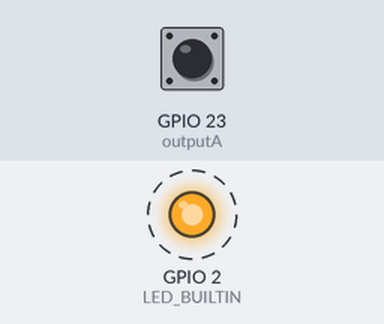
A sketch run on a simulated ESP32. Parts: output pins drawn as LEDs (lit = HIGH). Dashed ring = blinking. Inputs (shaded band) come from the test bench; at power-on: GPIO 23 (outputA) HIGH. The ROS host is connected and sends only what is stated.

Above: at 1.8 s.
Timing chart, 0 to 5.9 s (numbered marks = the images above):
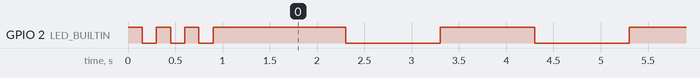

Measured:
- by itself, GPIO 2 (LED_BUILTIN): HIGH → LOW at 0.15 s, → HIGH 0.15 s later, → LOW 0.15 s later, → HIGH 0.15 s later, … (134 changes in this stretch)

The sketch:

encoder_publisher.ino
```cpp
// =============================================
// encoder_publisher.ino
// ESP32 Encoder → rosserial → ROS 1 (Noetic / Ubuntu 20)
//
// Dependencies (Arduino Library Manager):
//   - ros_lib  (generated from rosserial_arduino)
//   - Standard ESP32 Arduino core
//
// ROS side setup (once):
//   sudo apt install ros-noetic-rosserial-arduino ros-noetic-rosserial-python
//   rosrun rosserial_python serial_node.py _port:=/dev/ttyUSB0 _baud:=115200
// =============================================

#include <ros.h>
#include <std_msgs/Int32.h>
#include <std_msgs/Float32.h>
#include <geometry_msgs/TwistStamped.h>   // for velocity with timestamp
#include <nav_msgs/Odometry.h>            // optional: full odometry message

// =============================================
// PIN DEFINITIONS
// =============================================
#define outputA     23
#define outputB     19
#define LED_BUILTIN  2

// =============================================
// ENCODER PARAMETERS — tune these
// =============================================
const float COUNTS_PER_REVOLUTION = 360.0;
const float WHEEL_DIAMETER_CM     = 10.0;
const float WHEEL_CIRCUMFERENCE   = 3.14159265f * WHEEL_DIAMETER_CM;
const float DISTANCE_PER_COUNT    = WHEEL_CIRCUMFERENCE / COUNTS_PER_REVOLUTION;

// =============================================
// GLOBAL STATE
// =============================================
volatile int32_t encoderCount = 0;   // raw tick counter (volatile = ISR-safe)
int32_t lastCount              = 0;
int     aLastState             = 0;

unsigned long lastPublishTime  = 0;
const unsigned long PUBLISH_INTERVAL_MS = 100;   // 10 Hz — change if needed

float totalDistance = 0.0f;   // cumulative cm
float velocity      = 0.0f;   // cm/s

// =============================================
// ROS NODE + PUBLISHERS
// =============================================
ros::NodeHandle nh;

std_msgs::Int32   count_msg;
std_msgs::Float32 dist_msg;
std_msgs::Float32 vel_msg;

// Topic names — subscribe to these from the listener node
ros::Publisher pub_count   ("/encoder/count",    &count_msg);
ros::Publisher pub_distance("/encoder/distance", &dist_msg);
ros::Publisher pub_velocity("/encoder/velocity", &vel_msg);

// =============================================
// INTERRUPT SERVICE ROUTINE
// IRAM_ATTR keeps it in fast IRAM on ESP32
// =============================================
void IRAM_ATTR encoderISR() {
  bool a = digitalRead(outputA);
  bool b = digitalRead(outputB);

  if (a != (bool)aLastState) {
    // Standard quadrature decode: direction from relative phase
    encoderCount += (b != a) ? 1 : -1;
  }
  aLastState = (int)a;
}

// =============================================
// SETUP
// =============================================
void setup() {
  pinMode(outputA, INPUT_PULLUP);
  pinMode(outputB, INPUT_PULLUP);
  pinMode(LED_BUILTIN, OUTPUT);

  // Boot blink — visual confirmation before ROS connects
  for (int i = 0; i < 3; i++) {
    digitalWrite(LED_BUILTIN, HIGH); delay(150);
    digitalWrite(LED_BUILTIN, LOW);  delay(150);
  }

  // Init ROS node over Serial (rosserial)
  // NOTE: do NOT call Serial.begin() yourself — nh.initNode() handles it
  nh.initNode();
  nh.advertise(pub_count);
  nh.advertise(pub_distance);
  nh.advertise(pub_velocity);

  // Attach quadrature interrupt on channel A
  aLastState = digitalRead(outputA);
  attachInterrupt(digitalPinToInterrupt(outputA), encoderISR, CHANGE);

  lastPublishTime = millis();

  // Ready blink
  digitalWrite(LED_BUILTIN, HIGH); delay(400);
  digitalWrite(LED_BUILTIN, LOW);
}

// =============================================
// MAIN LOOP
// =============================================
void loop() {
  unsigned long now = millis();

  if (now - lastPublishTime >= PUBLISH_INTERVAL_MS) {
    float dt = (now - lastPublishTime) / 1000.0f;

    // Atomic read of volatile counter
    noInterrupts();
    int32_t currentCount = encoderCount;
    interrupts();

    int32_t deltaCount  = currentCount - lastCount;
    float   deltaDist   = deltaCount * DISTANCE_PER_COUNT;
    totalDistance      += deltaDist;
    velocity            = deltaDist / dt;   // cm/s; negative = reverse

    // Publish count
    count_msg.data = currentCount;
    pub_count.publish(&count_msg);

    // Publish cumulative distance (cm)
    dist_msg.data = totalDistance;
    pub_distance.publish(&dist_msg);

    // Publish instantaneous velocity (cm/s)
    vel_msg.data = velocity;
    pub_velocity.publish(&vel_msg);

    lastCount       = currentCount;
    lastPublishTime = now;
  }

  // Let rosserial process incoming/outgoing serial traffic
  nh.spinOnce();

  // Heartbeat LED: blink at 1 Hz
  static unsigned long lastBlink = 0;
  static bool ledState = false;
  if (now - lastBlink >= 1000) {
    ledState = !ledState;
    digitalWrite(LED_BUILTIN, ledState);
    lastBlink = now;
  }
}
```
